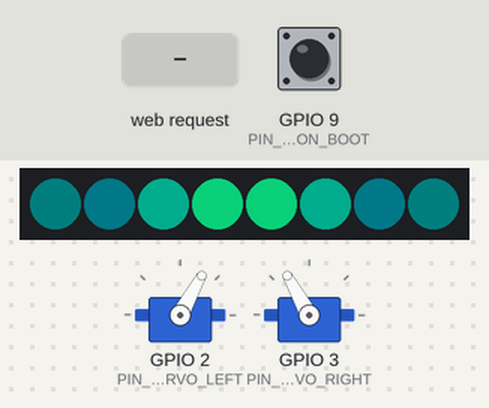
The program below on a simulated ESP32-C3. Parts: 2 × servo, 8 RGB LEDs in strip order, left to right. The inputs (shaded band) are chosen by the test bench; at power-on: GPIO 9 (PIN_BUTTON_BOOT) HIGH (analog values on the 0–4095 scale). Dim RGB values are drawn brighter than linear; what the program prints to the serial monitor is not drawn.

Above: at 1.7 s.
1.8 s: GPIO 9 (PIN_BUTTON_BOOT) pulled LOW for 0.15 s
At 1.95 s:
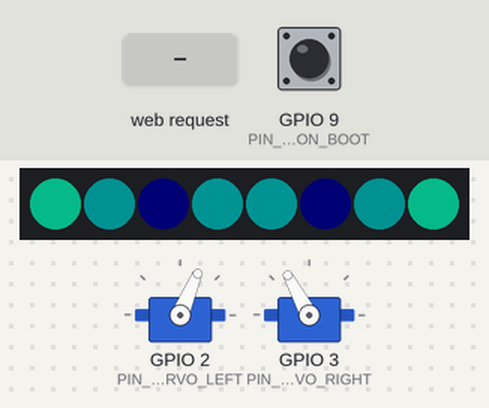
2.5 s: HTTP request GET /set_state?mode=0 received
At 2.88 s:
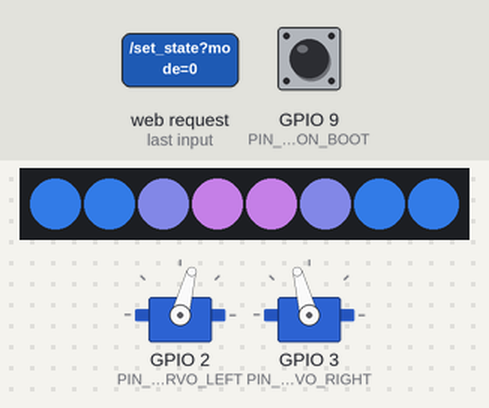
5.1 s: HTTP request GET /set_speed?hz=120 received
At 5.28 s:
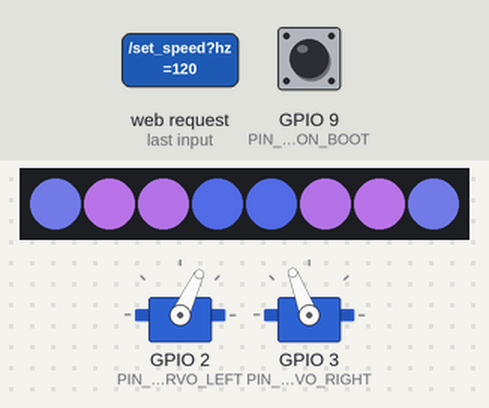
7.5 s: HTTP request GET /set_pattern?mode=120 received
10.0 s: GPIO 9 (PIN_BUTTON_BOOT) pulled LOW for 1 s
At 10.26 s:
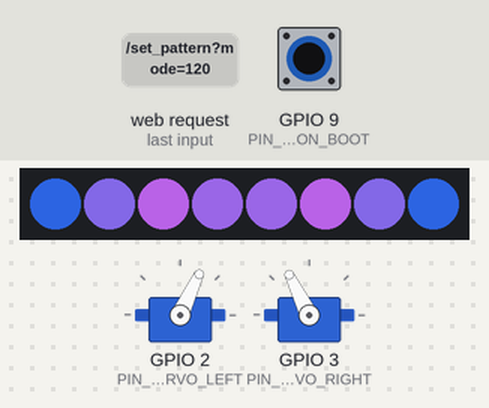
11.6 s: GPIO 9 (PIN_BUTTON_BOOT) pulled LOW for 0.15 s
At 11.78 s:
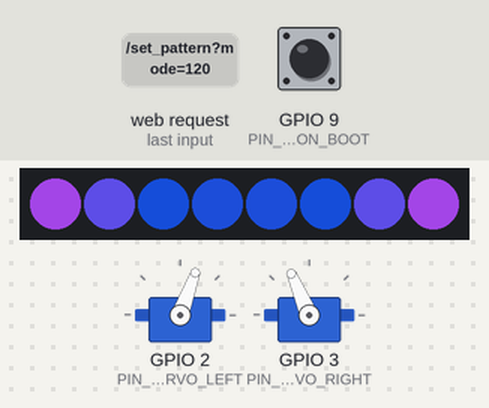
Timing chart, 0 to 16.1 s (numbered marks = the images above; inputs shaded):
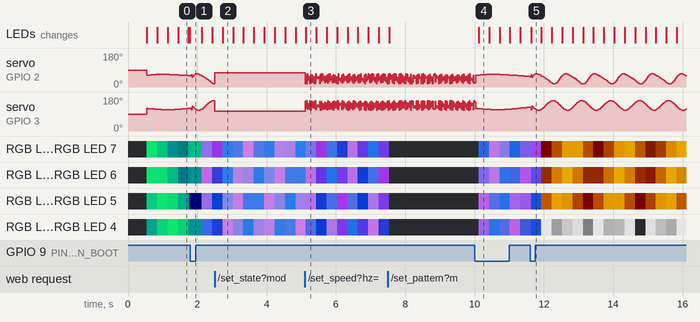

The program:

main.cpp
```cpp
/**
 * ============================================================================
 * ELECTRONIC BUTTERFLY — EMBEDDED CONTROL SYSTEM
 * Microcontroller: ESP32-C3 SuperMini (RISC-V 160MHz)
 * ============================================================================
 * Physical Pin Allocation (User Specification):
 * - GPIO 2: Left MG90S Micro Servo PWM
 * - GPIO 3: Right MG90S Micro Servo PWM (Direct Drive: Angle = 180 - Left)
 * - GPIO 4: WS2812B Mini PCB Pixel Array Data via 330 ohm resistor
 * - GPIO 9: Onboard BOOT Button (Cycle flight & lighting modes)
 *
 * Power Architecture & Protection:
 * - 2-wire umbilical up stem: 5V & GND from Base Stand (14500 Li-ion + TP4056 + 5V Boost)
 * - 1N5819 Schottky Diode: Prevents back-feeding 5V into PC during USB upload/simulation
 * - 470µF Capacitor: Absorbs servo inductive kick and transients
 * ============================================================================
 */

#include <Arduino.h>
#include "Config.h"
#include "WingKinematics.h"
#include "LEDEffects.h"
#include "WebDashboard.h"

// Subsystem singletons
WingKinematics wingKinematics;
LEDEffects ledEffects;
WebDashboard webDashboard(wingKinematics, ledEffects);

// State tracking
int lastButtonState = HIGH;

void setup() {
    Serial.begin(115200);
    delay(500);
    Serial.println("\n==========================================");
    Serial.println("🦋 CYBERNETIC BUTTERFLY INITIALIZING...  ");
    Serial.println("Platform: ESP32-C3 SuperMini (RISC-V 160MHz)");
    Serial.println("Servos: 2x MG90S Direct Drive (GPIO 2 & 3)");
    Serial.println("LEDs:   WS2812B Mini Pixels (GPIO 4 via 330Ω)");
    Serial.println("==========================================");

    // 1. Initialize Kinematics (Dual Direct-Drive MG90S Servos)
    Serial.print("Initializing Direct-Drive Wing Servos... ");
    wingKinematics.begin(PIN_SERVO_LEFT, PIN_SERVO_RIGHT);
    Serial.println("DONE.");

    // 2. Initialize Wing LEDs (WS2812B Mini PCB Pixels)
    Serial.print("Initializing WS2812B Wing Pixels... ");
    ledEffects.begin();
    ledEffects.setPattern(PATTERN_BIOLUMINESCENCE);
    Serial.println("DONE.");

    // 3. Initialize BOOT Button
    pinMode(PIN_BUTTON_BOOT, INPUT_PULLUP);

    // 4. Initialize WiFi SoftAP & Embedded Dashboard
    Serial.print("Launching Cybernetic Web Dashboard... ");
    webDashboard.begin();
    Serial.println("ONLINE.");

    Serial.println("🦋 Butterfly is alive, perched and breathing!\n");
}

void loop() {
    unsigned long now = millis();

    // 1. Process Embedded Web Dashboard Client Requests
    webDashboard.handleClient();

    // 2. Physical BOOT Button Toggle (Cycle Modes without phone)
    int btnState = digitalRead(PIN_BUTTON_BOOT);
    if (btnState == LOW && lastButtonState == HIGH) {
        delay(30); // Debounce
        int nextPattern = ((int)ledEffects.getPattern() + 1) % 4;
        ledEffects.setPattern((LEDPattern)nextPattern);

        int nextKinematic = ((int)wingKinematics.getState() + 1) % 6;
        wingKinematics.setState((KinematicState)nextKinematic);
        Serial.printf("🔘 Mode button pressed. Kinematic: %d, LED: %d\n", nextKinematic, nextPattern);
    }
    lastButtonState = btnState;

    // 3. Update Kinematics & Synchronized LED Illumination
    wingKinematics.update(now);
    float strokeNormalized = wingKinematics.getNormalizedStroke();
    ledEffects.update(now, strokeNormalized);
}
```

LEDEffects.cpp
```cpp
#include "LEDEffects.h"

LEDEffects::LEDEffects()
    : _currentPattern(PATTERN_BIOLUMINESCENCE),
      _previousPattern(PATTERN_BIOLUMINESCENCE),
      _lastUpdate(0),
      _surgeStartTime(0),
      _isSurging(false),
      _brightness(180) {}

void LEDEffects::begin() {
    FastLED.addLeds<WS2812B, PIN_WS2812B_DATA, GRB>(_leds, TOTAL_LEDS);
    FastLED.setBrightness(_brightness);
    FastLED.clear(true);
}

void LEDEffects::setBrightness(uint8_t brightness) {
    _brightness = brightness;
    FastLED.setBrightness(_brightness);
}

void LEDEffects::setPattern(LEDPattern newPattern) {
    _currentPattern = newPattern;
    _isSurging = false;
}

void LEDEffects::triggerTouchSurge() {
    _isSurging = true;
    _surgeStartTime = millis();
}

void LEDEffects::update(unsigned long currentMillis, float wingStrokeNormalized) {
    // 60 FPS update throttle (approx every 16ms)
    if (currentMillis - _lastUpdate < 16) return;
    _lastUpdate = currentMillis;

    if (_isSurging) {
        renderTouchSurge(currentMillis);
    } else {
        switch (_currentPattern) {
            case PATTERN_BIOLUMINESCENCE:
                renderBioluminescence(currentMillis);
                break;
            case PATTERN_MORPHO_BLUE:
                renderMorphoBlue(currentMillis, wingStrokeNormalized);
                break;
            case PATTERN_MONARCH_FIRE:
                renderMonarchFire(currentMillis);
                break;
            case PATTERN_CYBER_AURORA:
                renderCyberAurora(currentMillis);
                break;
            case PATTERN_OFF:
            default:
                FastLED.clear();
                break;
        }
    }

    FastLED.show();
}

void LEDEffects::renderBioluminescence(unsigned long ms) {
    // Aquatic deep-sea glowing pulse propagating outward along wing veins
    for (int i = 0; i < NUM_LEDS_PER_WING; i++) {
        uint8_t wave = sin8((ms / 7) - (i * 32));
        CRGB color = blend(CRGB(0, 160, 180), CRGB(16, 255, 120), wave);
        color.nscale8(wave);

        _leds[i] = color;                              // Left wing
        _leds[TOTAL_LEDS - 1 - i] = color;             // Mirrored right wing
    }
}

void LEDEffects::renderMorphoBlue(unsigned long ms, float stroke) {
    // Shimmering structural blue-violet, intensifies on upstroke
    uint8_t strokeBoost = (uint8_t)(stroke * 90.0f);
    for (int i = 0; i < NUM_LEDS_PER_WING; i++) {
        uint8_t shimmer = sin8((ms / 4) + (i * 45));
        CRGB baseColor = CRGB(0, 70, 255);             // Deep electric cobalt blue
        CRGB highlight = CRGB(180, 50, 255);           // Iridescent violet

        CRGB color = blend(baseColor, highlight, shimmer);
        color.fadeToBlackBy(shimmer < 120 ? 80 : 0);
        color += CRGB(strokeBoost / 2, strokeBoost, strokeBoost);

        _leds[i] = color;
        _leds[TOTAL_LEDS - 1 - i] = color;
    }
}

void LEDEffects::renderMonarchFire(unsigned long ms) {
    // Warm fire / ember ripple along veins with pure white margin stars
    for (int i = 0; i < NUM_LEDS_PER_WING; i++) {
        if (i == 3 || i == 7) {
            // Margin tip spots (monarch white stars)
            uint8_t twinkle = sin8((ms / 3) + (i * 60));
            _leds[i] = CRGB(twinkle, twinkle, twinkle);
            _leds[TOTAL_LEDS - 1 - i] = CRGB(twinkle, twinkle, twinkle);
        } else {
            // Main vein fire pulse
            uint8_t heat = sin8((ms / 6) + (i * 28));
            CRGB flame = blend(CRGB(255, 60, 0), CRGB(255, 190, 0), heat);
            flame.nscale8(heat);
            _leds[i] = flame;
            _leds[TOTAL_LEDS - 1 - i] = flame;
        }
    }
}

void LEDEffects::renderCyberAurora(unsigned long ms) {
    // Multi-color organic chromatic gradient sweeping across wings
    for (int i = 0; i < TOTAL_LEDS; i++) {
        uint8_t hue = (ms / 15) + (i * 12);
        _leds[i] = CHSV(hue, 220, 230);
    }
}

void LEDEffects::renderTouchSurge(unsigned long ms) {
    unsigned long elapsed = ms - _surgeStartTime;
    if (elapsed > 1200) {
        _isSurging = false;
        return;
    }

    // High energy shockwave expanding outward from thorax
    int activeIndex = (int)(elapsed / 75);
    for (int i = 0; i < NUM_LEDS_PER_WING; i++) {
        if (i == activeIndex) {
            _leds[i] = CRGB::White;
            _leds[TOTAL_LEDS - 1 - i] = CRGB::White;
        } else if (i < activeIndex) {
            _leds[i] = CRGB(0, 220, 255);
            _leds[TOTAL_LEDS - 1 - i] = CRGB(0, 220, 255);
            _leds[i].fadeToBlackBy(120);
            _leds[TOTAL_LEDS - 1 - i].fadeToBlackBy(120);
        } else {
            _leds[i] = CRGB::Black;
            _leds[TOTAL_LEDS - 1 - i] = CRGB::Black;
        }
    }
}
```

LEDEffects.h
```cpp
#pragma once
#include <Arduino.h>
#include <FastLED.h>
#include "Config.h"

enum LEDPattern {
    PATTERN_BIOLUMINESCENCE = 0,
    PATTERN_MORPHO_BLUE,
    PATTERN_MONARCH_FIRE,
    PATTERN_CYBER_AURORA,
    PATTERN_TOUCH_SURGE,
    PATTERN_OFF
};

class LEDEffects {
public:
    LEDEffects();
    void begin();
    void update(unsigned long currentMillis, float wingStrokeNormalized = 0.5f);

    void setPattern(LEDPattern newPattern);
    LEDPattern getPattern() const { return _currentPattern; }

    void triggerTouchSurge();
    void setBrightness(uint8_t brightness);

private:
    CRGB _leds[TOTAL_LEDS];
    LEDPattern _currentPattern;
    LEDPattern _previousPattern;
    unsigned long _lastUpdate;
    unsigned long _surgeStartTime;
    bool _isSurging;
    uint8_t _brightness;

    void renderBioluminescence(unsigned long ms);
    void renderMorphoBlue(unsigned long ms, float stroke);
    void renderMonarchFire(unsigned long ms);
    void renderCyberAurora(unsigned long ms);
    void renderTouchSurge(unsigned long ms);
};
```

TouchSensor.cpp
```cpp
#include "TouchSensor.h"

TouchSensor::TouchSensor(int pinAntennaL, int pinAntennaR)
    : _pinL(pinAntennaL),
      _pinR(pinAntennaR),
      _baselineL(0.0f),
      _baselineR(0.0f),
      _deltaL(0),
      _deltaR(0),
      _isTouched(false),
      _lastTouchTime(0) {}

void TouchSensor::begin() {
    analogReadResolution(12);

    // Initial calibration: establish baseline over multiple samples
    long sumL = 0;
    long sumR = 0;
    for (int i = 0; i < TOUCH_BASELINE_SAMPLES; i++) {
        sumL += readCapacitanceSample(_pinL);
        sumR += readCapacitanceSample(_pinR);
        delay(3);
    }
    _baselineL = (float)sumL / TOUCH_BASELINE_SAMPLES;
    _baselineR = (float)sumR / TOUCH_BASELINE_SAMPLES;
}

int TouchSensor::readCapacitanceSample(int pin) {
    // Relaxation charge/discharge cycle:
    // 1. Charge antenna probe via digital output HIGH
    pinMode(pin, OUTPUT);
    digitalWrite(pin, HIGH);
    delayMicroseconds(10);

    // 2. Switch to high-impedance input and read residual voltage
    pinMode(pin, INPUT);
    delayMicroseconds(5);
    int val = analogRead(pin);

    // 3. Discharge probe to ground to reset
    pinMode(pin, OUTPUT);
    digitalWrite(pin, LOW);
    delayMicroseconds(5);
    pinMode(pin, INPUT);

    return val;
}

bool TouchSensor::update() {
    int sampleL = readCapacitanceSample(_pinL);
    int sampleR = readCapacitanceSample(_pinR);

    // Calculate deviations from baseline
    _deltaL = abs(sampleL - (int)_baselineL);
    _deltaR = abs(sampleR - (int)_baselineR);

    // Slow baseline auto-tracking filter (adapts to ambient humidity/temperature drift)
    _baselineL = (_baselineL * 0.98f) + (sampleL * 0.02f);
    _baselineR = (_baselineR * 0.98f) + (sampleR * 0.02f);

    bool currentTouch = (_deltaL > TOUCH_TRIGGER_DELTA || _deltaR > TOUCH_TRIGGER_DELTA);

    // Debounce touch events (minimum 350ms between re-triggers)
    unsigned long now = millis();
    if (currentTouch && !_isTouched && (now - _lastTouchTime > 350)) {
        _isTouched = true;
        _lastTouchTime = now;
        return true;
    }

    if (!currentTouch) {
        _isTouched = false;
    }

    return false;
}
```

TouchSensor.h
```cpp
#pragma once
#include <Arduino.h>
#include "Config.h"

#ifndef PIN_TOUCH_ANT_L
#define PIN_TOUCH_ANT_L         0
#endif
#ifndef PIN_TOUCH_ANT_R
#define PIN_TOUCH_ANT_R         1
#endif
#ifndef TOUCH_BASELINE_SAMPLES
#define TOUCH_BASELINE_SAMPLES  32
#endif
#ifndef TOUCH_TRIGGER_DELTA
#define TOUCH_TRIGGER_DELTA     80
#endif

class TouchSensor {
public:
    TouchSensor(int pinAntennaL = PIN_TOUCH_ANT_L, int pinAntennaR = PIN_TOUCH_ANT_R);
    void begin();
    bool update(); // Returns true if touch was triggered this cycle

    bool isTouched() const { return _isTouched; }
    int getDeltaL() const { return _deltaL; }
    int getDeltaR() const { return _deltaR; }

private:
    int _pinL;
    int _pinR;

    float _baselineL;
    float _baselineR;
    int _deltaL;
    int _deltaR;
    bool _isTouched;
    unsigned long _lastTouchTime;

    int readCapacitanceSample(int pin);
};
```

WebDashboard.cpp
```cpp
#include "WebDashboard.h"

WebDashboard::WebDashboard(WingKinematics& kinematics, LEDEffects& ledEffects)
    : _server(HTTP_PORT),
      _kinematics(kinematics),
      _ledEffects(ledEffects) {}

void WebDashboard::begin() {
    WiFi.mode(WIFI_AP);
    WiFi.softAP(AP_SSID, AP_PASS);

    Serial.print("Access Point started: ");
    Serial.println(AP_SSID);
    Serial.print("Dashboard IP URL: http://");
    Serial.println(WiFi.softAPIP());

    _server.on("/", HTTP_GET, [this]() { handleRoot(); });
    _server.on("/set_state", HTTP_GET, [this]() { handleSetState(); });
    _server.on("/set_pattern", HTTP_GET, [this]() { handleSetPattern(); });
    _server.on("/set_speed", HTTP_GET, [this]() { handleSetSpeed(); });
    _server.on("/status", HTTP_GET, [this]() { handleStatus(); });

    _server.begin();
}

void WebDashboard::handleClient() {
    _server.handleClient();
}

void WebDashboard::handleRoot() {
    const char html[] PROGMEM = R"rawliteral(
<!DOCTYPE html>
<html>
<head>
  <meta charset="utf-8">
  <meta name="viewport" content="width=device-width, initial-scale=1">
  <title>Cybernetic Butterfly Controller</title>
  <style>
    body { font-family: -apple-system, system-ui, sans-serif; background: #0b0f19; color: #f1f5f9; text-align: center; margin: 0; padding: 20px; }
    h1 { color: #64ffda; font-size: 22px; margin-bottom: 4px; }
    p.sub { color: #94a3b8; font-size: 13px; margin-top: 0; }
    .card { background: #151d30; border: 1px solid #1e293b; border-radius: 12px; padding: 16px; margin: 15px auto; max-width: 420px; }
    .grid { display: grid; grid-template-columns: 1fr 1fr; gap: 10px; margin-top: 10px; }
    button { background: #1e293b; border: 1px solid #334155; color: #e2e8f0; padding: 12px; border-radius: 8px; font-weight: bold; cursor: pointer; transition: 0.2s; font-size: 14px; }
    button:hover, button.active { background: #2563eb; border-color: #38bdf8; color: #fff; }
    button.special { background: #059669; border-color: #10b981; }
    .slider-box { margin-top: 12px; text-align: left; }
    label { font-size: 13px; color: #cbd5e1; }
    input[type=range] { width: 100%; accent-color: #64ffda; margin-top: 6px; }
    .badge { display: inline-block; padding: 4px 10px; border-radius: 20px; background: #334155; font-size: 12px; color: #38bdf8; }
  </style>
</head>
<body>
  <h1>🦋 CYBER-BUTTERFLY</h1>
  <p class="sub">ESP32-C3 Kinematics & LED Control</p>

  <div class="card">
    <div style="font-size: 14px; font-weight: bold; margin-bottom: 8px;">Wing Kinematics Mode</div>
    <div class="grid">
      <button onclick="sendState(0)">🌙 Sleep (Rest)</button>
      <button onclick="sendState(1)">🫁 Breathe</button>
      <button onclick="sendState(2)">🦋 Flutter</button>
      <button onclick="sendState(3)">⚡ Dynamic Flight</button>
      <button onclick="sendState(4)" class="special">💥 Startled Burst</button>
      <button onclick="sendState(5)">🍃 Glide</button>
    </div>
  </div>

  <div class="card">
    <div style="font-size: 14px; font-weight: bold; margin-bottom: 8px;">PCB Wing LED Patterns</div>
    <div class="grid">
      <button onclick="sendPattern(0)">🌊 Bioluminescence</button>
      <button onclick="sendPattern(1)">💎 Morpho Blue</button>
      <button onclick="sendPattern(2)">🔥 Monarch Ember</button>
      <button onclick="sendPattern(3)">🌌 Cyber Aurora</button>
    </div>
  </div>

  <div class="card">
    <div class="slider-box">
      <label>Flapping Speed: <span id="speedVal" class="badge">1.5 Hz</span></label>
      <input type="range" min="0.2" max="3.5" step="0.1" value="1.5" onchange="sendSpeed(this.value)" oninput="document.getElementById('speedVal').innerText=this.value+' Hz'">
    </div>
  </div>

  <script>
    function sendState(s) { fetch('/set_state?mode=' + s); }
    function sendPattern(p) { fetch('/set_pattern?mode=' + p); }
    function sendSpeed(sp) { fetch('/set_speed?hz=' + sp); }
  </script>
</body>
</html>
)rawliteral";
    _server.send(200, "text/html", html);
}

void WebDashboard::handleSetState() {
    if (_server.hasArg("mode")) {
        int m = _server.arg("mode").toInt();
        _kinematics.setState((KinematicState)m);
    }
    _server.send(200, "text/plain", "OK");
}

void WebDashboard::handleSetPattern() {
    if (_server.hasArg("mode")) {
        int p = _server.arg("mode").toInt();
        _ledEffects.setPattern((LEDPattern)p);
    }
    _server.send(200, "text/plain", "OK");
}

void WebDashboard::handleSetSpeed() {
    if (_server.hasArg("hz")) {
        float hz = _server.arg("hz").toFloat();
        _kinematics.setParameters(hz, 25.0f, 45.0f);
    }
    _server.send(200, "text/plain", "OK");
}

void WebDashboard::handleStatus() {
    String json = "{";
    json += "\"state\":" + String(_kinematics.getState()) + ",";
    json += "\"left_angle\":" + String(_kinematics.getLeftAngle()) + ",";
    json += "\"right_angle\":" + String(_kinematics.getRightAngle());
    json += "}";
    _server.send(200, "application/json", json);
}
```

WebDashboard.h
```cpp
#pragma once
#include <Arduino.h>
#include <WiFi.h>
#include <WebServer.h>
#include "WingKinematics.h"
#include "LEDEffects.h"
#include "Config.h"

class WebDashboard {
public:
    WebDashboard(WingKinematics& kinematics, LEDEffects& ledEffects);
    void begin();
    void handleClient();

private:
    WebServer _server;
    WingKinematics& _kinematics;
    LEDEffects& _ledEffects;

    void handleRoot();
    void handleSetState();
    void handleSetPattern();
    void handleSetSpeed();
    void handleStatus();
};
```

Source omitted: WingKinematics.cpp (4491 bytes), WingKinematics.h (1463 bytes), Config.h (1440 bytes)

Measured:
- after the input at 2.5 s, the LEDs: change after 0.23 s (image 2)
- after the input at 5.1 s, the LEDs: change at once (image 3)
